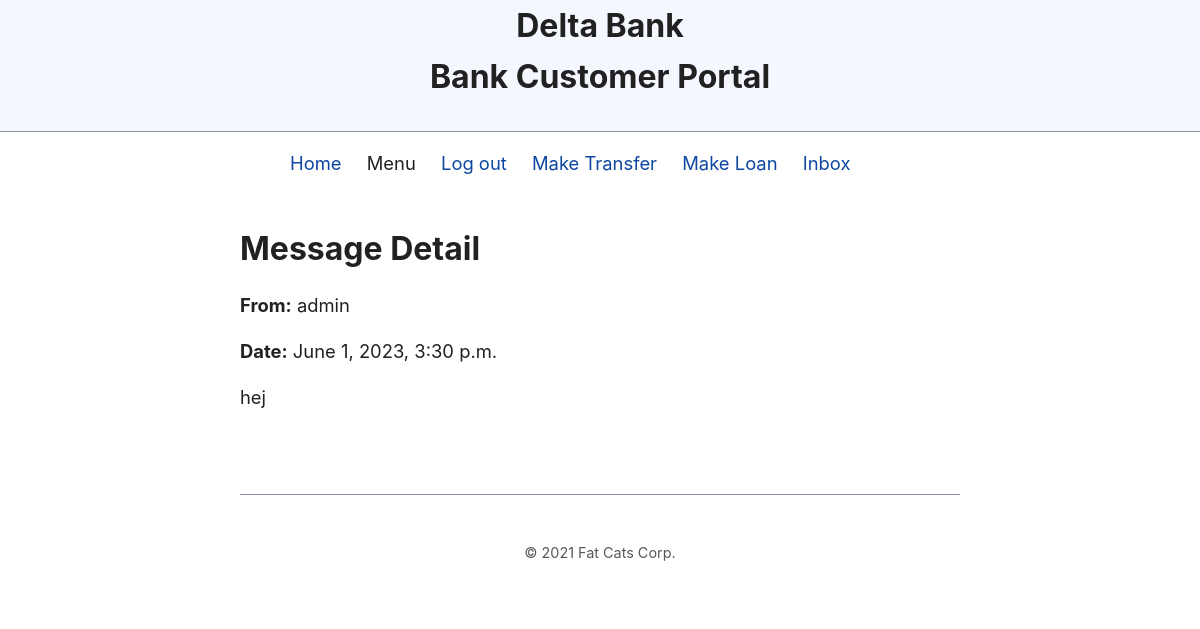
/message_detail/1/, run on the app's committed database.
### bank_app/models.py (models this page shows)
class Message(models.Model):
    sender = models.ForeignKey(User, on_delete=models.CASCADE, related_name='sent_messages')
    receiver = models.ForeignKey(User, on_delete=models.CASCADE, related_name='received_messages')
    content = models.TextField()
    timestamp = models.DateTimeField(auto_now_add=True)

### bank_app/views.py (the view)
# urls.py: path('message_detail/<int:pk>/', views.message_detail, name='message_detail'),
def message_detail(request, pk):
    message = get_object_or_404(Message, pk=pk)
    return render(request, 'bank_app/message.html', {'message': message})

### bank_app/templates/bank_app/message.html
{% extends "base.html" %}
{% block main %}
<h2>Message Detail</h2>
<p><strong>From:</strong> {{ message.sender }}</p>
<p><strong>Date:</strong> {{ message.timestamp }}</p>
<p>{{ message.content }}</p>
{% endblock main %}

### static/simple.css (style rules this page uses)
:root, ::backdrop { --sans-font: -apple-system, BlinkMacSystemFont, "Avenir Next", Avenir, "Nimbus Sans L", Roboto, "Noto Sans", "Segoe UI", Arial, Helvetica, "Helvetica Neue", sans-serif; --mono-font: Consolas, Menlo, Monaco, "Andale Mono", "Ubuntu Mono", monospace; --standard-border-radius: 5px; --bg: #fff; --accent-bg: #f5f7ff; --text: #212121; --text-light: #585858; --border: #898EA4; --accent: #0d47a1; --code: #d81b60; --preformatted: #444; --marked: #ffdd33; --disabled: #efefef; }
*, *::before, *::after { box-sizing: border-box; }
html { font-family: var(--sans-font); scroll-behavior: smooth; }
body { color: var(--text); background-color: var(--bg); font-size: 1.15rem; line-height: 1.5; display: grid; grid-template-columns: 1fr min(45rem, 90%) 1fr; margin: 0; }
h2 { font-size: 2rem; margin-top: 1rem; }
p, h1, h2, h3, h4, h5, h6 { overflow-wrap: break-word; }
h1, h2, h3 { line-height: 1.1; }

### data on the page
Message: sender "admin", timestamp "June 1, 2023, 3:30 p.m.", content "hej"
